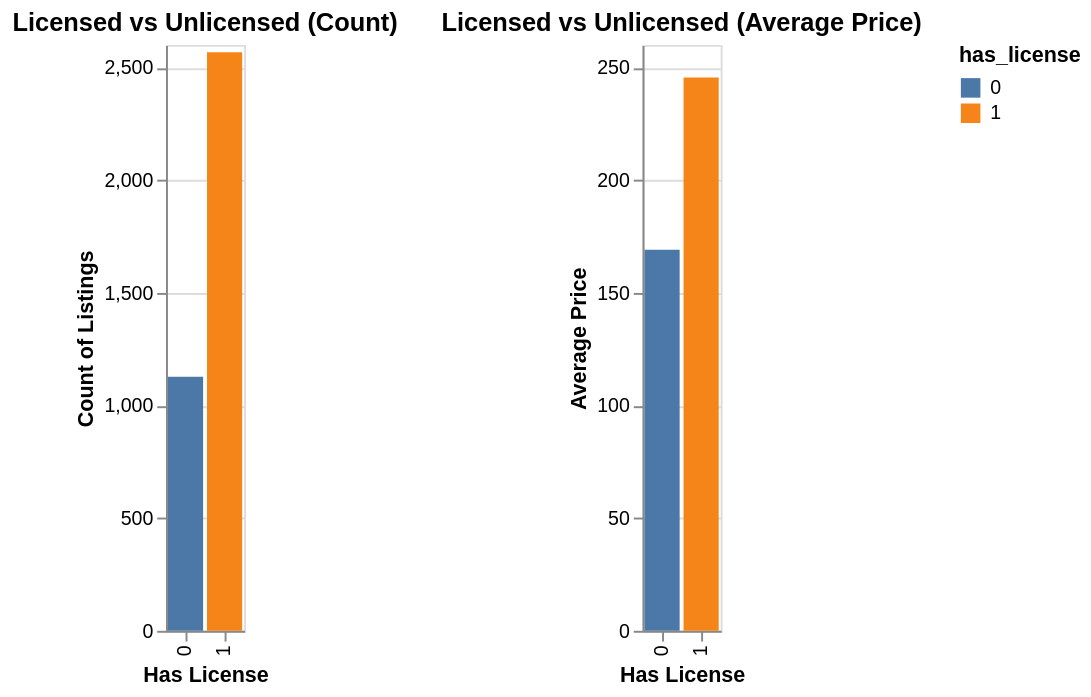

The notebook cell saved with this chart:
### Code cell
input_dropdown = alt.binding_select(
    options=[None, 'Roslindale', 'Jamaica Plain', 'Mission Hill',
             'Longwood Medical Area', 'Bay Village', 'Leather District',
             'Chinatown', 'North End', 'Roxbury', 'South End', 'Back Bay',
             'East Boston', 'Charlestown', 'West End', 'Beacon Hill',
             'Downtown', 'Fenway', 'Brighton', 'West Roxbury', 'Hyde Park',
             'Mattapan', 'Dorchester', 'South Boston Waterfront',
             'South Boston', 'Allston', 'Harbor Islands'],
    labels=['All','Roslindale', 'Jamaica Plain', 'Mission Hill',
            'Longwood Medical Area', 'Bay Village', 'Leather District',
            'Chinatown', 'North End', 'Roxbury', 'South End', 'Back Bay',
            'East Boston', 'Charlestown', 'West End', 'Beacon Hill',
            'Downtown', 'Fenway', 'Brighton', 'West Roxbury', 'Hyde Park',
            'Mattapan', 'Dorchester', 'South Boston Waterfront',
            'South Boston', 'Allston', 'Harbor Islands'],
    name="Neighbor: "
)

selection = alt.selection_point(fields=['neighbourhood'], bind=input_dropdown)

base = (
    alt.Chart(joined)
    .add_params(selection)
    .transform_filter(selection)
)

joined['price'] = pd.to_numeric(joined['price'], errors='coerce')

count_bar = base.mark_bar().encode(
    x=alt.X('has_license:N', title='Has License'),
    y=alt.Y('count():Q', title='Count of Listings'),
    color='has_license:N',
    tooltip=['has_license:N', 'count():Q']
).properties(title='Licensed vs Unlicensed (Count)')


price_bar = base.mark_bar().encode(
    x=alt.X('has_license:N', title='Has License'),
    y=alt.Y('mean(price):Q', title='Average Price'),
    color='has_license:N',
    tooltip=['has_license:N', 'mean(price):Q']
).properties(title='Licensed vs Unlicensed (Average Price)')

final_chart = count_bar | price_bar

c_json = final_chart.to_json()

with open('website/t5-barplot1_spec.json', 'w') as f:
    f.write(c_json)

### Figure 1 — Vega-Lite specification as saved in the notebook (floating-point values rounded to 4 significant figures; data arrays with more than 128 entries replaced by an {"elided": "..."} marker saying what was removed)
{"config": {"view": {"continuousWidth": 300, "continuousHeight": 300}}, "hconcat": [{"mark": {"type": "bar"}, "encoding": {"color": {"field": "has_license", "type": "nominal"}, "tooltip": [{"field": "has_license", "type": "nominal"}, {"aggregate": "count", "type": "quantitative"}], "x": {"field": "has_license", "title": "Has License", "type": "nominal"}, "y": {"aggregate": "count", "title": "Count of Listings", "type": "quantitative"}}, "name": "view_11", "title": "Licensed vs Unlicensed (Count)", "transform": [{"filter": {"param": "param_14"}}]}, {"mark": {"type": "bar"}, "encoding": {"color": {"field": "has_license", "type": "nominal"}, "tooltip": [{"field": "has_license", "type": "nominal"}, {"aggregate": "mean", "field": "price", "type": "quantitative"}], "x": {"field": "has_license", "title": "Has License", "type": "nominal"}, "y": {"aggregate": "mean", "field": "price", "title": "Average Price", "type": "quantitative"}}, "name": "view_12", "title": "Licensed vs Unlicensed (Average Price)", "transform": [{"filter": {"param": "param_14"}}]}], "data": {"name": "data-bef4bde42c163e61a7c0cbed8d0fb903"}, "params": [{"name": "param_14", "select": {"type": "point", "fields": ["neighbourhood"]}, "bind": {"input": "select", "options": [null, "Roslindale", "Jamaica Plain", "Mission Hill", "Longwood Medical Area", "Bay Village", "Leather District", "Chinatown", "North End", "Roxbury", "South End", "Back Bay", "East Boston", "Charlestown", "West End", "Beacon Hill", "Downtown", "Fenway", "Brighton", "West Roxbury", "Hyde Park", "Mattapan", "Dorchester", "South Boston Waterfront", "South Boston", "Allston", "Harbor Islands"], "labels": ["All", "Roslindale", "Jamaica Plain", "Mission Hill", "Longwood Medical Area", "Bay Village", "Leather District", "Chinatown", "North End", "Roxbury", "South End", "Back Bay", "East Boston", "Charlestown", "West End", "Beacon Hill", "Downtown", "Fenway", "Brighton", "West Roxbury", "Hyde Park", "Mattapan", "Dorchester", "South Boston Waterfront", "South Boston", "Allston", "Harbor Islands"], "name": "Neighbor: "}, "views": ["view_11", "view_12"]}], "$schema": "https://vega.github.io/schema/vega-lite/v5.20.1.json", "datasets": {"data-bef4bde42c163e61a7c0cbed8d0fb903": {"elided": "3695 records"}}}
